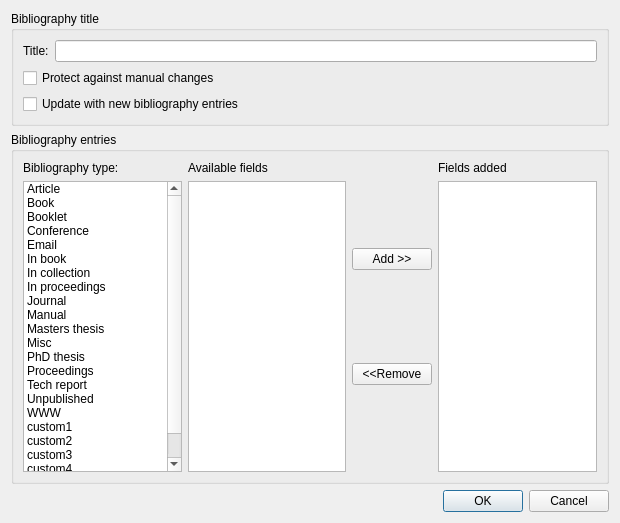
<?xml version="1.0" encoding="UTF-8"?>
<ui version="4.0">
 <class>InsertBibliographyDialog</class>
 <widget class="QDialog" name="InsertBibliographyDialog">
  <property name="windowModality">
   <enum>Qt::NonModal</enum>
  </property>
  <property name="geometry">
   <rect>
    <x>0</x>
    <y>0</y>
    <width>620</width>
    <height>523</height>
   </rect>
  </property>
  <property name="windowTitle">
   <string>Insert Bibliography</string>
  </property>
  <property name="modal">
   <bool>true</bool>
  </property>
  <layout class="QVBoxLayout" name="verticalLayout_5">
   <item>
    <widget class="QGroupBox" name="titlegroupBox">
     <property name="title">
      <string>Bibliography title</string>
     </property>
     <layout class="QGridLayout" name="gridLayout">
      <item row="0" column="0">
       <widget class="QLabel" name="titleLabel">
        <property name="text">
         <string>Title:</string>
        </property>
       </widget>
      </item>
      <item row="0" column="1">
       <widget class="QLineEdit" name="title"/>
      </item>
      <item row="1" column="0" colspan="2">
       <widget class="QCheckBox" name="protect">
        <property name="text">
         <string>Protect against manual changes</string>
        </property>
       </widget>
      </item>
      <item row="2" column="0" colspan="2">
       <widget class="QCheckBox" name="autoupdate">
        <property name="text">
         <string>Update with new bibliography entries</string>
        </property>
       </widget>
      </item>
     </layout>
    </widget>
   </item>
   <item>
    <widget class="QGroupBox" name="groupBox">
     <property name="title">
      <string>Bibliography entries</string>
     </property>
     <layout class="QHBoxLayout" name="horizontalLayout">
      <item>
       <layout class="QVBoxLayout" name="verticalLayout">
        <item>
         <widget class="QLabel" name="bibTypesLabel">
          <property name="text">
           <string>Bibliography type:</string>
          </property>
         </widget>
        </item>
        <item>
         <widget class="QListWidget" name="bibTypes">
          <item>
           <property name="text">
            <string>Article</string>
           </property>
          </item>
          <item>
           <property name="text">
            <string>Book</string>
           </property>
          </item>
          <item>
           <property name="text">
            <string>Booklet</string>
           </property>
          </item>
          <item>
           <property name="text">
            <string>Conference</string>
           </property>
          </item>
          <item>
           <property name="text">
            <string>Email</string>
           </property>
          </item>
          <item>
           <property name="text">
            <string>In book</string>
           </property>
          </item>
          <item>
           <property name="text">
            <string>In collection</string>
           </property>
          </item>
          <item>
           <property name="text">
            <string>In proceedings</string>
           </property>
          </item>
          <item>
           <property name="text">
            <string>Journal</string>
           </property>
          </item>
          <item>
           <property name="text">
            <string>Manual</string>
           </property>
          </item>
          <item>
           <property name="text">
            <string>Masters thesis</string>
           </property>
          </item>
          <item>
           <property name="text">
            <string>Misc</string>
           </property>
          </item>
          <item>
           <property name="text">
            <string>PhD thesis</string>
           </property>
          </item>
          <item>
           <property name="text">
            <string>Proceedings</string>
           </property>
          </item>
          <item>
           <property name="text">
            <string>Tech report</string>
           </property>
          </item>
          <item>
           <property name="text">
            <string>Unpublished</string>
           </property>
          </item>
          <item>
           <property name="text">
            <string>WWW</string>
           </property>
          </item>
          <item>
           <property name="text">
            <string>custom1</string>
           </property>
          </item>
          <item>
           <property name="text">
            <string>custom2</string>
           </property>
          </item>
          <item>
           <property name="text">
            <string>custom3</string>
           </property>
          </item>
          <item>
           <property name="text">
            <string>custom4</string>
           </property>
          </item>
          <item>
           <property name="text">
            <string>custom5</string>
           </property>
          </item>
         </widget>
        </item>
       </layout>
      </item>
      <item>
       <layout class="QVBoxLayout" name="verticalLayout_2">
        <item>
         <widget class="QLabel" name="availableFieldsLabel">
          <property name="text">
           <string>Available fields </string>
          </property>
         </widget>
        </item>
        <item>
         <widget class="QListWidget" name="availableFields"/>
        </item>
       </layout>
      </item>
      <item>
       <layout class="QVBoxLayout" name="verticalLayout_4">
        <item>
         <widget class="QPushButton" name="add">
          <property name="text">
           <string>Add &gt;&gt;</string>
          </property>
         </widget>
        </item>
        <item>
         <widget class="QPushButton" name="remove">
          <property name="text">
           <string>&lt;&lt;Remove</string>
          </property>
         </widget>
        </item>
       </layout>
      </item>
      <item>
       <layout class="QVBoxLayout" name="verticalLayout_3">
        <item>
         <widget class="QLabel" name="addedFieldsLabel">
          <property name="text">
           <string>Fields added</string>
          </property>
         </widget>
        </item>
        <item>
         <widget class="QListWidget" name="addedFields"/>
        </item>
       </layout>
      </item>
     </layout>
    </widget>
   </item>
   <item>
    <widget class="QDialogButtonBox" name="buttonBox">
     <property name="orientation">
      <enum>Qt::Horizontal</enum>
     </property>
     <property name="standardButtons">
      <set>QDialogButtonBox::Cancel|QDialogButtonBox::Ok</set>
     </property>
    </widget>
   </item>
  </layout>
 </widget>
 <resources/>
 <connections>
  <connection>
   <sender>buttonBox</sender>
   <signal>rejected()</signal>
   <receiver>InsertBibliographyDialog</receiver>
   <slot>reject()</slot>
   <hints>
    <hint type="sourcelabel">
     <x>536</x>
     <y>440</y>
    </hint>
    <hint type="destinationlabel">
     <x>286</x>
     <y>274</y>
    </hint>
   </hints>
  </connection>
  <connection>
   <sender>buttonBox</sender>
   <signal>accepted()</signal>
   <receiver>InsertBibliographyDialog</receiver>
   <slot>accept()</slot>
   <hints>
    <hint type="sourcelabel">
     <x>468</x>
     <y>434</y>
    </hint>
    <hint type="destinationlabel">
     <x>157</x>
     <y>274</y>
    </hint>
   </hints>
  </connection>
 </connections>
</ui>
